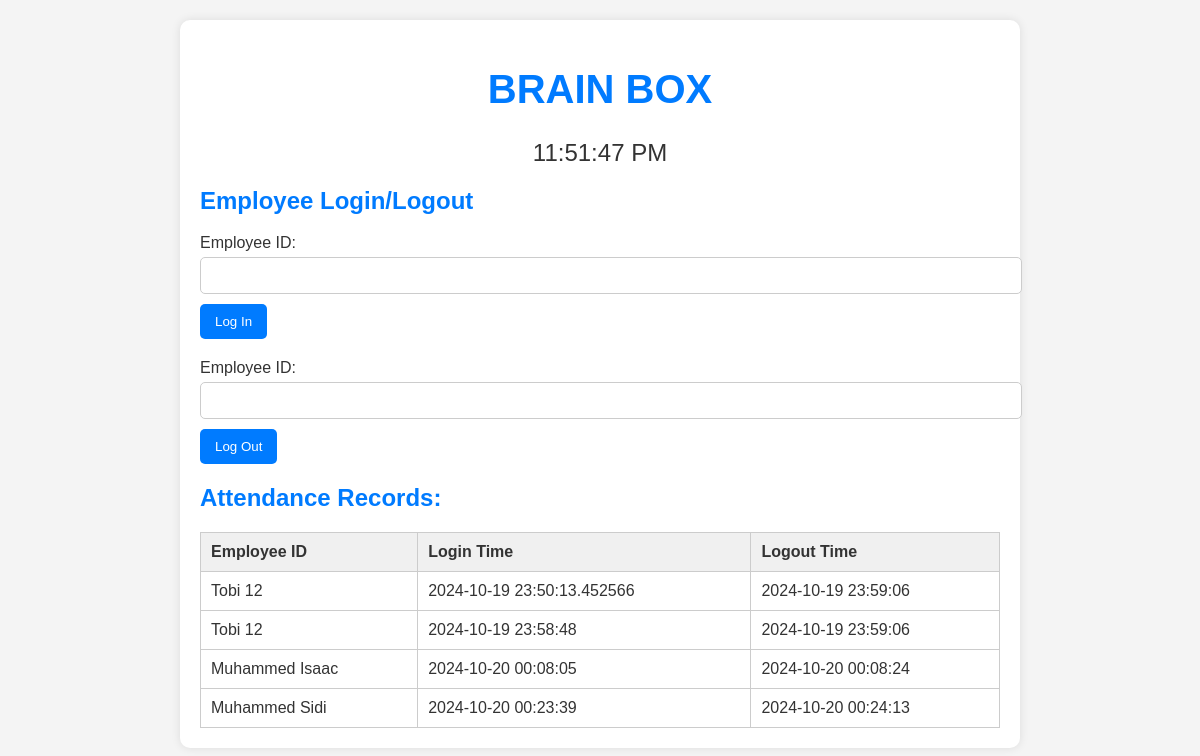
The page / on the database its author committed.
### tables this page shows
CREATE TABLE attendance (
                    id INTEGER PRIMARY KEY AUTOINCREMENT,
                    employee_id INTEGER,
                    login_time DATETIME,
                    logout_time DATETIME,
                    FOREIGN KEY (employee_id) REFERENCES employees (id));

### app.py (the view)
@app.route('/')
def index():
    conn = get_db_connection()
    cursor = conn.cursor()
    cursor.execute('SELECT * FROM attendance')
    attendance_records = cursor.fetchall()  # Get all records
    conn.close()
    return render_template('index.html', records=attendance_records)  # Pass records to the template

### app.py (called while the page is built)
def get_db_connection():
    conn = sqlite3.connect('employee.db')
    conn.row_factory = sqlite3.Row  # This makes rows behave like dictionaries
    return conn

### templates/index.html (shortened to what this page needs)
<!DOCTYPE html>
<html lang="en">
  <head>
    <link
      rel="stylesheet"
      href="{{ url_for('static', filename='styles.css') }}"
    />
  </head>
  <body>
    <div class="container">
      <h1 class="company-name">BRAIN BOX</h1>
      <div id="clock" class="clock"></div>
      <h2>Employee Login/Logout</h2>
      <form action="/login" method="POST" class="form">
        <label for="employee_id">Employee ID:</label>
        <input type="text" id="employee_id" name="employee_id" required />
        <button type="submit">Log In</button>
      </form>
      <form action="/logout" method="POST" class="form">
        <label for="employee_id">Employee ID:</label>
        <input type="text" id="employee_id" name="employee_id" required />
        <button type="submit">Log Out</button>
      </form>
      <h2>Attendance Records:</h2>
      <table border="1" class="records-table">
        <tr>
          <th>Employee ID</th>
          <th>Login Time</th>
          <th>Logout Time</th>
        </tr>
        {% for record in records %}
        <tr>
          <td>{{ record['employee_id'] }}</td>
          <td>{{ record['login_time'] }}</td>
          <td>{{ record['logout_time'] }}</td>
        </tr>
        {% endfor %}
      </table>
    </div>
  </body>
</html>

### static/styles.css (style rules this page uses)
body { font-family: Arial, sans-serif; background-color: #f4f4f4; color: #333; margin: 0; padding: 20px; }
.container { max-width: 800px; margin: auto; padding: 20px; background: white; border-radius: 10px; box-shadow: 0 0 10px rgba(0, 0, 0, 0.1); }
.company-name { text-align: center; color: #007bff; font-size: 2.5em; }
.clock { text-align: center; font-size: 1.5em; margin: 10px 0; }
h2 { color: #007bff; }
.form { margin-bottom: 20px; }
label { display: block; margin-bottom: 5px; }
input[type="text"] { width: 100%; padding: 10px; margin-bottom: 10px; border: 1px solid #ccc; border-radius: 5px; }
button { padding: 10px 15px; background-color: #007bff; color: white; border: none; border-radius: 5px; cursor: pointer; }
.records-table { width: 100%; border-collapse: collapse; }
.records-table th, .records-table td { border: 1px solid #ccc; padding: 10px; text-align: left; }
.records-table th { background-color: #f0f0f0; }

### rows shown on the page
attendance: employee_id "Tobi 12", login_time "2024-10-19 23:50:13.452566", logout_time "2024-10-19 23:59:06"
attendance: employee_id "Tobi 12", login_time "2024-10-19 23:58:48", logout_time "2024-10-19 23:59:06"
attendance: employee_id "Muhammed Isaac", login_time "2024-10-20 00:08:05", logout_time "2024-10-20 00:08:24"
attendance: employee_id "Muhammed Sidi", login_time "2024-10-20 00:23:39", logout_time "2024-10-20 00:24:13"
